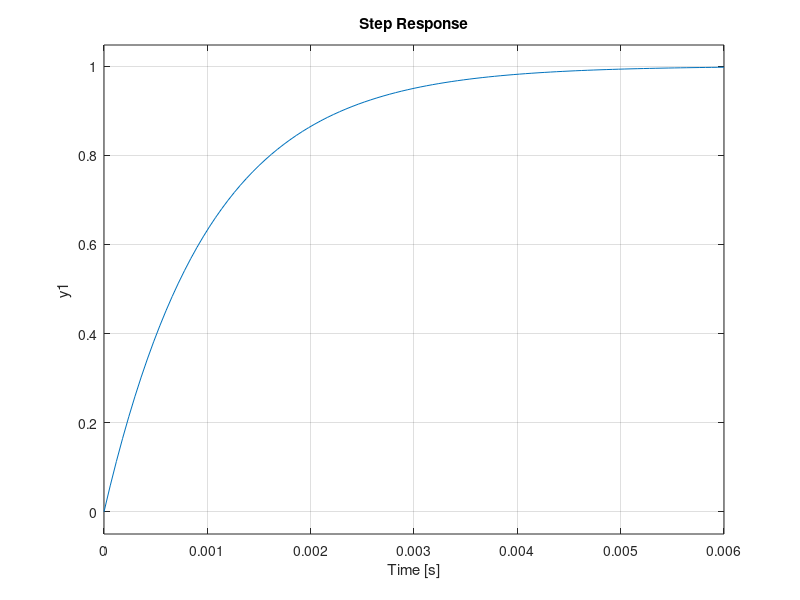

Reproduce this figure in MATLAB.
% plot step with change value of time constant

k =1;

R = 10e3;
C = 1e-7;

T = R*C;

num = [0 k];
den = [T 1];

G = tf (num,den);
hold on
step(G)




